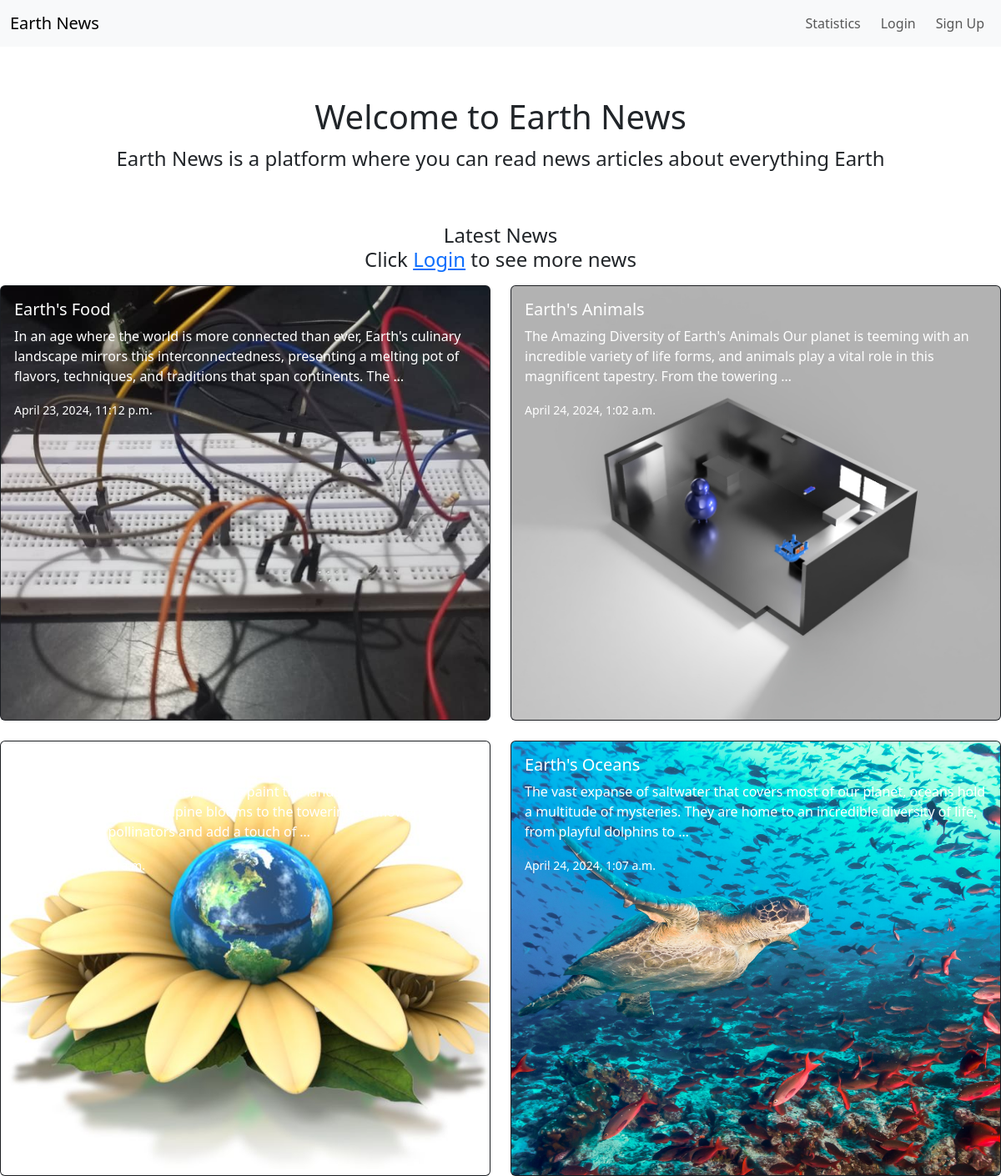
The page / on the database its author committed.
### news/models.py (models this page shows, shortened)
class Article(models.Model):
    title = models.CharField(max_length=100)
    content = models.TextField()
    date = models.DateTimeField(auto_now_add=True)
    image = models.ImageField(upload_to='images/')
    tags = models.ManyToManyField('Tag', related_name='articles', blank=True)
    likes = models.ManyToManyField('Like', related_name='likes', blank=True)
    dislikes = models.ManyToManyField('DisLike', related_name='dislikes', blank=True)
    views = models.IntegerField(default=0)

### news/views.py (the view)
# urls.py: 2. Add a URL to urlpatterns:  path('', views.home, name='home')
def home(request):
    articles = Article.objects.all()[:4]
    return render(request, 'home.html', {'articles':articles})

### templates/home.html
{% extends 'base.html' %}{% load static %} {% block content %}
<h1 class="earth-h1">Welcome to Earth News</h1>
<p class="earth-p">
  Earth News is a platform where you can read news articles about everything
  Earth
</p>
<h5 class="earth-h5">
  Latest News
  <p>Click <a href="{% url 'account_login' %}">Login</a> to see more news</p>
</h5>
<div class="row row-cols-1 row-cols-md-2 g-4">
  {% for news in articles %}
  <a href="{% url 'article' news.id %}" class="text-decoration-none text-dark">
    <div class="col">
      <div class="card text-bg-dark">
        <img
          src="media/{{news.image}}"
          class="card-img custom-card-img"
          alt="..."
        />
        <div class="card-img-overlay">
          <h5 class="card-title">{{news.title}}</h5>
          <p class="card-text">{{news.content | truncatewords:30}}</p>
          <p class="card-text"><small>{{ news.date }}</small></p>
        </div>
      </div>
    </div>
  </a>
  {% endfor %}
</div>
{% endblock %}

### static/css/newsstyles.css (style rules this page uses)
.earth-h1 { text-align: center; font-size: 2.5em; margin-top: 5%; }
.earth-p { text-align: center; font-size: 1.5em; }
.earth-h5 { text-align: center; font-size: 1.5em; margin-top: 5%; }
.earth-h5 p { font-size: 1em; }
.custom-card-img { min-height: 520px !important; object-fit: cover; }

### rows shown on the page
Article: image (picture), title "Earth's Food", content "In an age where the world is more connected than ever, Earth's culinary landscape mirrors this interconnectedness, presenting a melting pot of flavors, techniques, and traditions that span continents. The …", date "April 23, 2024, 11:12 p.m."
Article: image (picture), title "Earth's Animals", content "The Amazing Diversity of Earth's Animals Our planet is teeming with an incredible variety of life forms, and animals play a vital role in this magnificent tapestry. From the towering …", date "April 24, 2024, 1:02 a.m."
Article: image (picture), content "A riot of color and fragrance, flowers paint the landscapes with vibrant hues. From the delicate alpine blooms to the towering sunflowers, flowers attract pollinators and add a touch of …", date "April 24, 2024, 1:05 a.m."
Article: image (picture), title "Earth's Oceans", content "The vast expanse of saltwater that covers most of our planet, oceans hold a multitude of mysteries. They are home to an incredible diversity of life, from playful dolphins to …", date "April 24, 2024, 1:07 a.m."
